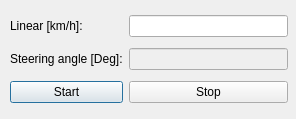
<?xml version="1.0" encoding="UTF-8"?>
<ui version="4.0">
 <class>set_run_dialog</class>
 <widget class="QDialog" name="set_run_dialog">
  <property name="geometry">
   <rect>
    <x>0</x>
    <y>0</y>
    <width>296</width>
    <height>119</height>
   </rect>
  </property>
  <property name="windowTitle">
   <string>Dialog</string>
  </property>
  <widget class="QWidget" name="gridLayoutWidget">
   <property name="geometry">
    <rect>
     <x>10</x>
     <y>10</y>
     <width>278</width>
     <height>98</height>
    </rect>
   </property>
   <layout class="QGridLayout" name="gridLayout">
    <item row="2" column="0">
     <widget class="QPushButton" name="start_button">
      <property name="text">
       <string>Start</string>
      </property>
     </widget>
    </item>
    <item row="2" column="1">
     <widget class="QPushButton" name="stop_button">
      <property name="text">
       <string>Stop</string>
      </property>
     </widget>
    </item>
    <item row="1" column="1">
     <widget class="QLineEdit" name="angular_edit">
      <property name="enabled">
       <bool>false</bool>
      </property>
     </widget>
    </item>
    <item row="0" column="0">
     <widget class="QLabel" name="label">
      <property name="text">
       <string>Linear [km/h]:</string>
      </property>
     </widget>
    </item>
    <item row="0" column="1">
     <widget class="QLineEdit" name="linear_edit"/>
    </item>
    <item row="1" column="0">
     <widget class="QLabel" name="label_2">
      <property name="text">
       <string>Steering angle [Deg]:</string>
      </property>
     </widget>
    </item>
   </layout>
  </widget>
 </widget>
 <resources/>
 <connections/>
</ui>
